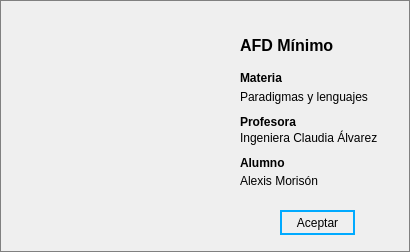
<?xml version="1.0" encoding="UTF-8"?>
<ui version="4.0">
 <class>Dialog</class>
 <widget class="QDialog" name="Dialog">
  <property name="windowModality">
   <enum>Qt::NonModal</enum>
  </property>
  <property name="geometry">
   <rect>
    <x>0</x>
    <y>0</y>
    <width>410</width>
    <height>252</height>
   </rect>
  </property>
  <property name="minimumSize">
   <size>
    <width>410</width>
    <height>252</height>
   </size>
  </property>
  <property name="maximumSize">
   <size>
    <width>410</width>
    <height>252</height>
   </size>
  </property>
  <property name="windowTitle">
   <string>Dialog</string>
  </property>
  <property name="styleSheet">
   <string notr="true">border: 1px solid grey;</string>
  </property>
  <property name="modal">
   <bool>false</bool>
  </property>
  <widget class="QLabel" name="label">
   <property name="geometry">
    <rect>
     <x>240</x>
     <y>148</y>
     <width>81</width>
     <height>31</height>
    </rect>
   </property>
   <property name="styleSheet">
    <string notr="true">border: 0px</string>
   </property>
   <property name="text">
    <string>&lt;html&gt;&lt;head/&gt;&lt;body&gt;&lt;p&gt;&lt;span style=&quot; font-size:9pt; font-weight:600;&quot;&gt;Alumno&lt;/span&gt;&lt;/p&gt;&lt;/body&gt;&lt;/html&gt;</string>
   </property>
  </widget>
  <widget class="QLabel" name="label_2">
   <property name="geometry">
    <rect>
     <x>240</x>
     <y>170</y>
     <width>101</width>
     <height>21</height>
    </rect>
   </property>
   <property name="styleSheet">
    <string notr="true">font: 10pt &quot;MS Shell Dlg 2&quot;;
border: 0px</string>
   </property>
   <property name="text">
    <string>Alexis Morisón</string>
   </property>
  </widget>
  <widget class="QLabel" name="label_4">
   <property name="geometry">
    <rect>
     <x>240</x>
     <y>107</y>
     <width>101</width>
     <height>31</height>
    </rect>
   </property>
   <property name="styleSheet">
    <string notr="true">border: 0px</string>
   </property>
   <property name="text">
    <string>&lt;html&gt;&lt;head/&gt;&lt;body&gt;&lt;p&gt;&lt;span style=&quot; font-size:9pt; font-weight:600;&quot;&gt;Profesora&lt;/span&gt;&lt;/p&gt;&lt;/body&gt;&lt;/html&gt;</string>
   </property>
  </widget>
  <widget class="QLabel" name="label_5">
   <property name="geometry">
    <rect>
     <x>240</x>
     <y>130</y>
     <width>151</width>
     <height>16</height>
    </rect>
   </property>
   <property name="styleSheet">
    <string notr="true">font: 10pt &quot;MS Shell Dlg 2&quot;;
border: 0px</string>
   </property>
   <property name="text">
    <string>Ingeniera Claudia Álvarez</string>
   </property>
  </widget>
  <widget class="QLabel" name="label_7">
   <property name="geometry">
    <rect>
     <x>240</x>
     <y>63</y>
     <width>81</width>
     <height>31</height>
    </rect>
   </property>
   <property name="styleSheet">
    <string notr="true">border: 0px</string>
   </property>
   <property name="text">
    <string>&lt;html&gt;&lt;head/&gt;&lt;body&gt;&lt;p&gt;&lt;span style=&quot; font-size:9pt; font-weight:600;&quot;&gt;Materia&lt;/span&gt;&lt;/p&gt;&lt;/body&gt;&lt;/html&gt;</string>
   </property>
  </widget>
  <widget class="QLabel" name="label_8">
   <property name="geometry">
    <rect>
     <x>240</x>
     <y>86</y>
     <width>151</width>
     <height>21</height>
    </rect>
   </property>
   <property name="styleSheet">
    <string notr="true">font: 10pt &quot;MS Shell Dlg 2&quot;;
border: 0px</string>
   </property>
   <property name="text">
    <string>Paradigmas y lenguajes</string>
   </property>
  </widget>
  <widget class="QLabel" name="imagen">
   <property name="geometry">
    <rect>
     <x>20</x>
     <y>20</y>
     <width>200</width>
     <height>200</height>
    </rect>
   </property>
   <property name="styleSheet">
    <string notr="true">border: 0px</string>
   </property>
   <property name="text">
    <string/>
   </property>
   <property name="pixmap">
    <pixmap>../logoapp.png</pixmap>
   </property>
   <property name="scaledContents">
    <bool>true</bool>
   </property>
  </widget>
  <widget class="QPushButton" name="pushButton">
   <property name="geometry">
    <rect>
     <x>280</x>
     <y>210</y>
     <width>75</width>
     <height>25</height>
    </rect>
   </property>
   <property name="styleSheet">
    <string notr="true">border: 2px solid rgb(0, 170, 255);
font: 10pt &quot;MS Shell Dlg 2&quot;;</string>
   </property>
   <property name="text">
    <string>Aceptar</string>
   </property>
   <property name="flat">
    <bool>false</bool>
   </property>
  </widget>
  <widget class="QLabel" name="label_9">
   <property name="geometry">
    <rect>
     <x>240</x>
     <y>30</y>
     <width>141</width>
     <height>31</height>
    </rect>
   </property>
   <property name="styleSheet">
    <string notr="true">border: 0px</string>
   </property>
   <property name="text">
    <string>&lt;html&gt;&lt;head/&gt;&lt;body&gt;&lt;p&gt;&lt;span style=&quot; font-size:12pt; font-weight:600;&quot;&gt;AFD Mínimo&lt;/span&gt;&lt;/p&gt;&lt;/body&gt;&lt;/html&gt;</string>
   </property>
  </widget>
 </widget>
 <resources/>
 <connections/>
</ui>
